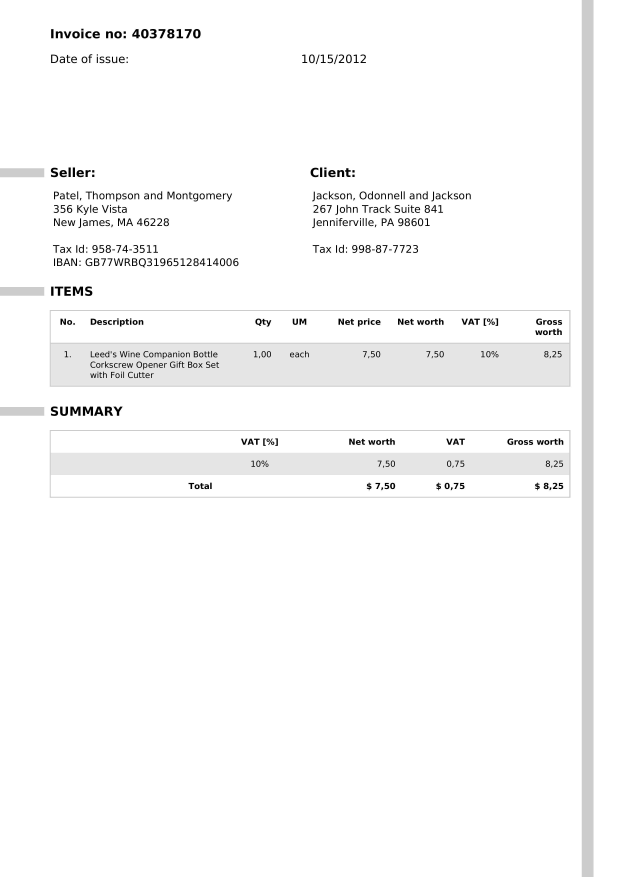
#> input picture data/images/inv_000.png, 2481 x 3508 px (shown at 1/4 size)
$ python -i ocr.py   (imports and definitions only)
#> lines starting #> are read from the running program, lines starting #| are printed output that depends on the picture; after the words box and inside, x2 and y2 are one past the last pixel; in counts of white or black regions, pixels touching at a corner belong together
"""OCR with Tesseract: preprocessing, text extraction and word-level confidence."""
from __future__ import annotations

import logging
from dataclasses import dataclass
from statistics import mean

import cv2
import numpy as np
import pytesseract
from PIL import Image
from pytesseract import Output

logger = logging.getLogger(__name__)


@dataclass
class OCRResult:
    text: str
    mean_confidence: float | None  # 0-100, None if no words were found
    word_count: int


def configure_tesseract(cmd: str | None) -> None:
    if cmd:
        pytesseract.pytesseract.tesseract_cmd = cmd


def _estimate_skew(binary_inv: np.ndarray) -> float:
    """Find the small rotation angle (degrees) that makes text rows most 'peaky'."""
    scale = 600 / max(binary_inv.shape[1], 1)
    small = cv2.resize(binary_inv, None, fx=scale, fy=scale, interpolation=cv2.INTER_AREA)
    h, w = small.shape
    centre = (w / 2, h / 2)
    best_angle, best_score = 0.0, -1.0
    for angle in np.arange(-5.0, 5.01, 0.5):
        matrix = cv2.getRotationMatrix2D(centre, float(angle), 1.0)
        rotated = cv2.warpAffine(small, matrix, (w, h), flags=cv2.INTER_NEAREST)
        score = float(np.var(rotated.sum(axis=1)))
        if score > best_score:
            best_angle, best_score = float(angle), score
    return best_angle


def preprocess(image: Image.Image) -> np.ndarray:
    """Grayscale -> upscale small images -> denoise -> deskew -> binarise (Otsu)."""
    gray = cv2.cvtColor(np.array(image.convert("RGB")), cv2.COLOR_RGB2GRAY)

    height, width = gray.shape
    if max(height, width) < 1600:
        factor = min(2.0, 1600 / max(height, width))
        gray = cv2.resize(gray, None, fx=factor, fy=factor, interpolation=cv2.INTER_CUBIC)

    gray = cv2.GaussianBlur(gray, (3, 3), 0)
    _, binary = cv2.threshold(gray, 0, 255, cv2.THRESH_BINARY + cv2.THRESH_OTSU)

    angle = _estimate_skew(255 - binary)
    if abs(angle) >= 0.5:
        h, w = binary.shape
        matrix = cv2.getRotationMatrix2D((w / 2, h / 2), angle, 1.0)
        binary = cv2.warpAffine(
            binary, matrix, (w, h), flags=cv2.INTER_CUBIC, borderMode=cv2.BORDER_REPLICATE
        )
    return binary


def run_ocr(image: Image.Image, config: str = "--oem 3 --psm 6") -> OCRResult:
    """Run Tesseract on one page and return text + mean word confidence."""
    processed = preprocess(image)
    data = pytesseract.image_to_data(processed, config=config, output_type=Output.DICT)

    lines: dict[tuple[int, int, int], list[str]] = {}
    confidences: list[float] = []
    for i, word in enumerate(data["text"]):
        word = word.strip()
        if not word:
            continue
        key = (data["block_num"][i], data["par_num"][i], data["line_num"][i])
        lines.setdefault(key, []).append(word)
        try:
            conf = float(data["conf"][i])
        except (TypeError, ValueError):
            continue
        if conf >= 0:
            confidences.append(conf)

    text = "\n".join(" ".join(words) for _, words in sorted(lines.items()))
    return OCRResult(
        text=text,
        mean_confidence=round(mean(confidences), 1) if confidences else None,
        word_count=sum(len(w) for w in lines.values()),
    )


def run_ocr_pages(images: list[Image.Image], config: str = "--oem 3 --psm 6") -> OCRResult:
    """OCR several pages and merge the results."""
    results = [run_ocr(img, config) for img in images]
    confs = [r.mean_confidence for r in results if r.mean_confidence is not None]
    return OCRResult(
        text="\n\n".join(r.text for r in results),
        mean_confidence=round(mean(confs), 1) if confs else None,
        word_count=sum(r.word_count for r in results),
    )

>>> from PIL import Image
>>> picture = Image.open('../data/images/inv_000.png')
#> picture is the input picture: PIL image 2481x3508 RGB; min 0, max 255, mean 249
>>> result = preprocess(picture)
#> in preprocess, `_, binary = cv2.threshold(gray, 0, 255, cv2.THRESH_BINARY + cv2.THRESH..`:
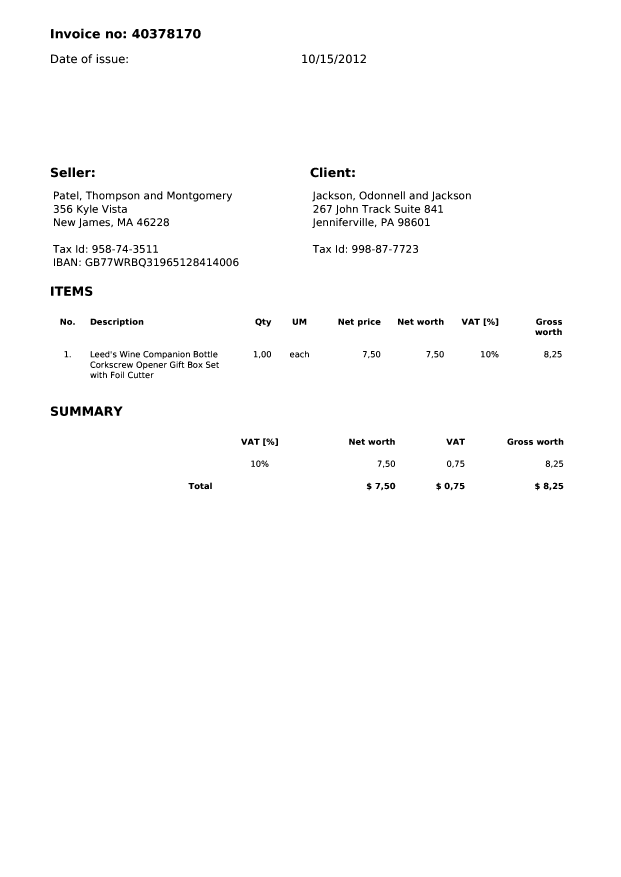
#> binary: shape (3508, 2481) (shown at 1/4 size); 98.7% white; 476 black regions (10 under 20 px), largest, box (x1, y1, x2, y2) and area: (281, 1626, 322, 1663) 1052, (291, 1146, 332, 1183) 1051, (331, 1626, 372, 1663) 1051
#> in _estimate_skew, `small = cv2.resize(binary_inv, None, fx=scale, fy=scale, interpolation..`:
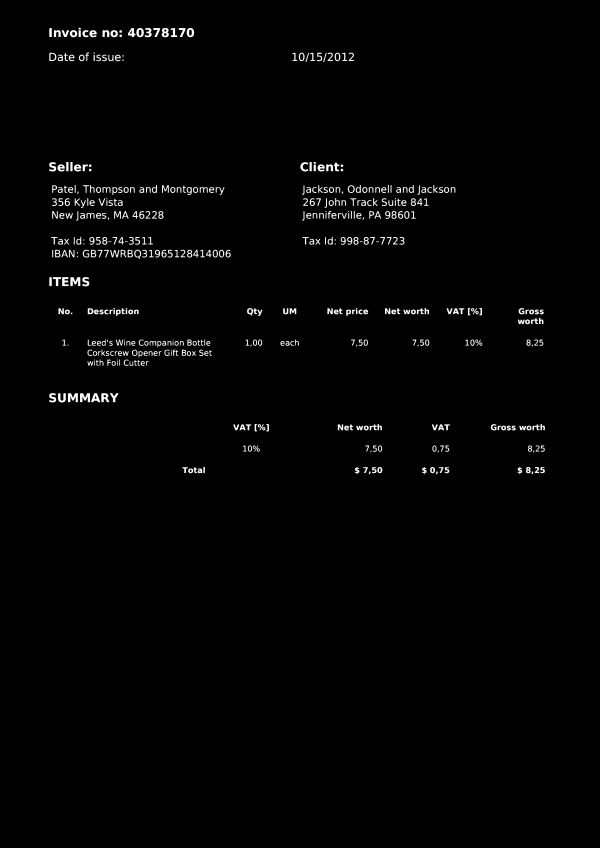
#> small: shape (848, 600); min 0, max 255, mean 3.4
#> in _estimate_skew, `small = cv2.resize(binary_inv, None, fx=scale, fy=scale, interpolation..`:
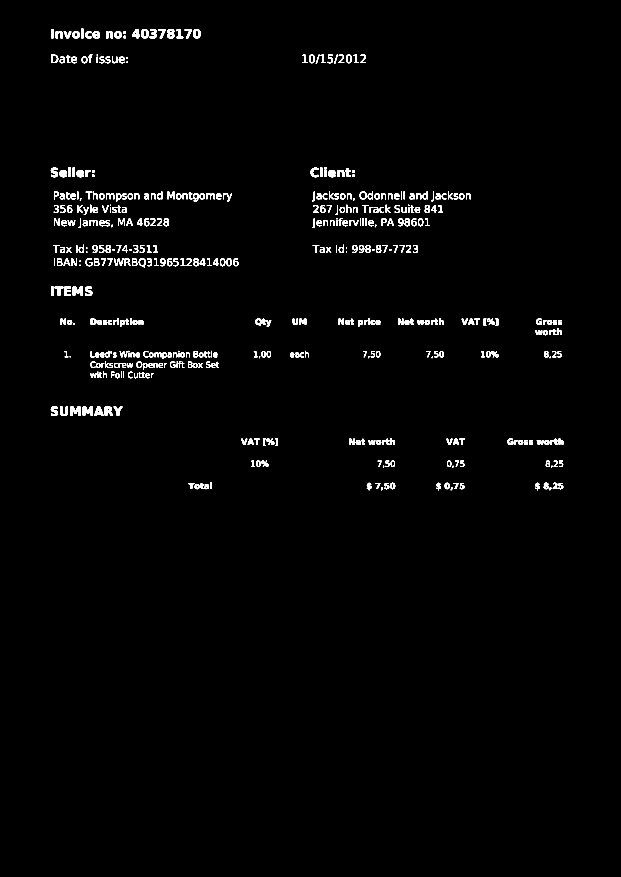
#> binary_inv: shape (3508, 2481) (shown at 1/4 size); 1.3% white; 476 white regions (10 under 20 px), largest, box (x1, y1, x2, y2) and area: (281, 1626, 322, 1663) 1052, (291, 1146, 332, 1183) 1051, (331, 1626, 372, 1663) 1051
#> the loop in _estimate_skew, `for angle in np.arange(-5.0, 5.01, 0.5):` made 21 passes
#> (score, best_angle, best_score) on passes 1 to 11: (10976864.7, -5, 10976864.7), (11239539.6, -4.5, 11239539.6), (11513627.1, -4, 11513627.1), (12215177.6, -3.5, 12215177.6), (13377644.2, -3, 13377644.2), (14298468.6, -2.5, 14298468.6), (14969703.7, -2, 14969703.7), (16165729.2, -1.5, 16165729.2), (19027084.5, -1, 19027084.5), (24080494, -0.5, 24080494), (28873008.3, 0, 28873008.3)
#> score on passes 12 to 17: 23791632.3, 18746953.5, 15277791.9, 13453905.3, 12677469.8, 12070799.5
#> pass 1, in _estimate_skew, `rotated = cv2.warpAffine(small, matrix, (w, h), flags=cv2.INTER_NEAREST)`:
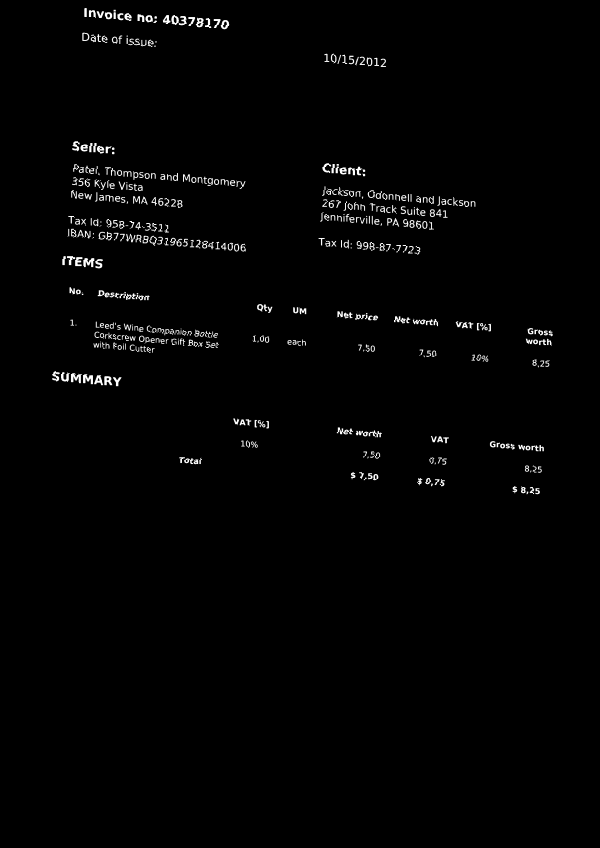
#> rotated: shape (848, 600); min 0, max 255, mean 3.4
#> pass 2, in _estimate_skew, `rotated = cv2.warpAffine(small, matrix, (w, h), flags=cv2.INTER_NEAREST)`:
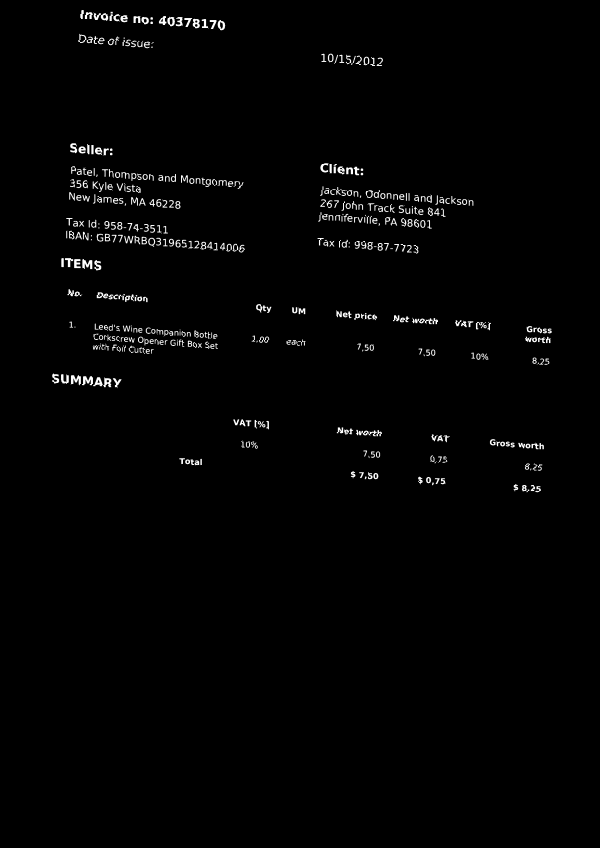
#> rotated: shape (848, 600); min 0, max 255, mean 3.4
#> pass 3, in _estimate_skew, `rotated = cv2.warpAffine(small, matrix, (w, h), flags=cv2.INTER_NEAREST)`:
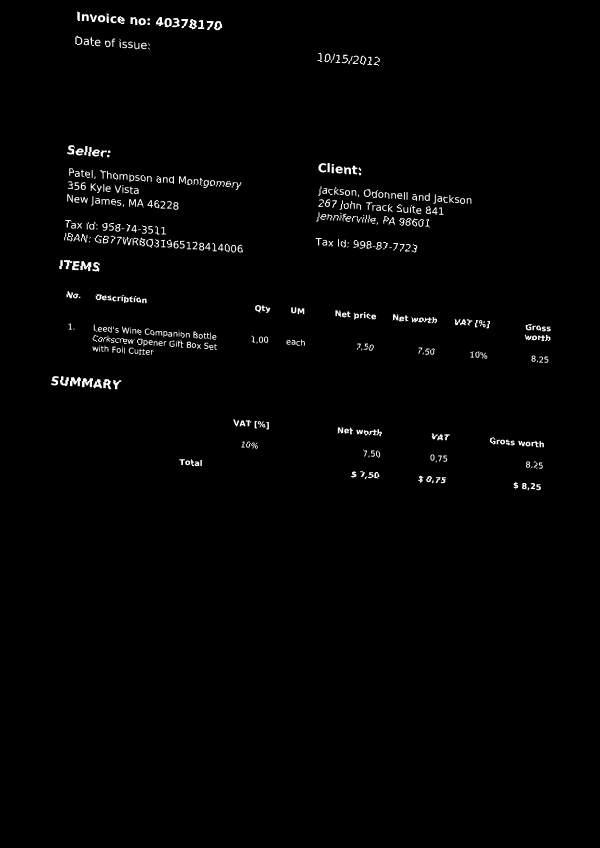
#> rotated: shape (848, 600); min 0, max 255, mean 3.4
#> after the loop in _estimate_skew, `for angle in np.arange(-5.0, 5.01, 0.5):`: best_angle = 0; best_score = 28873008.3
#> in preprocess, `angle = _estimate_skew(255 - binary)`: angle = 0

$ run again, on data/images/inv_001.png
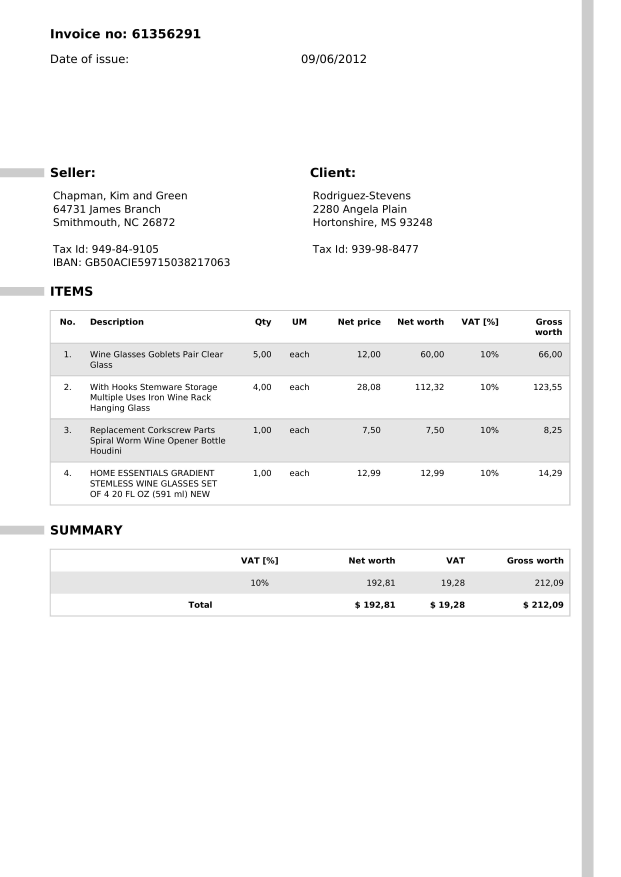
#> input picture data/images/inv_001.png, 2481 x 3508 px (shown at 1/4 size)
#> picture is the input picture: PIL image 2481x3508 RGB; min 0, max 255, mean 247
#> in preprocess, `_, binary = cv2.threshold(gray, 0, 255, cv2.THRESH_BINARY + cv2.THRESH..`:
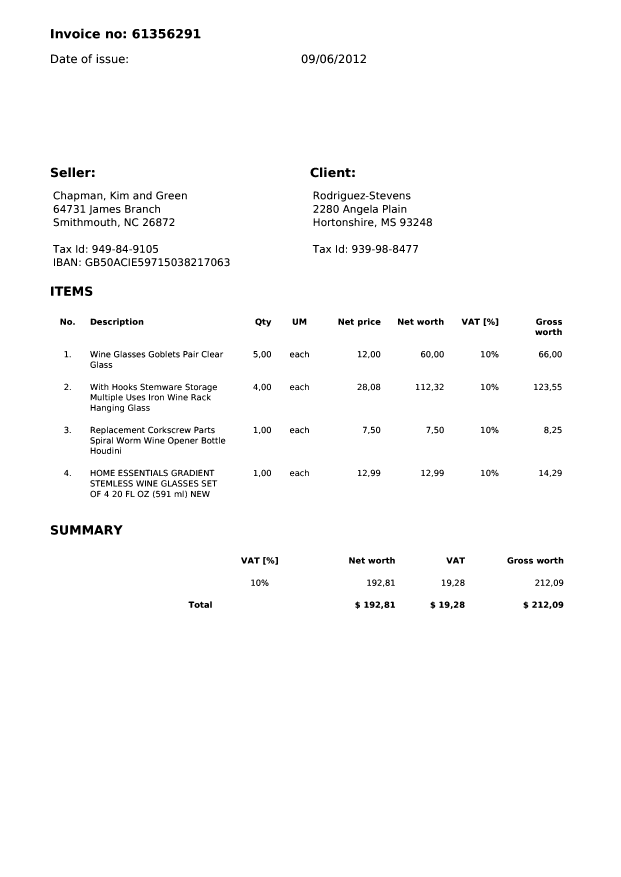
#> binary: shape (3508, 2481) (shown at 1/4 size); 98.2% white; 713 black regions (19 under 20 px), largest, box (x1, y1, x2, y2) and area: (291, 1146, 332, 1183) 1053, (281, 2101, 322, 2138) 1053, (331, 2101, 372, 2138) 1051
#> the loop in _estimate_skew, `for angle in np.arange(-5.0, 5.01, 0.5):` made 21 passes
#> (score, best_angle, best_score) on passes 1 to 8: (11114282.8, -5, 11114282.8), (11582603.6, -4.5, 11582603.6), (12432377.4, -4, 12432377.4), (13805460.8, -3.5, 13805460.8), (15322496.6, -3, 15322496.6), (16279112.3, -2.5, 16279112.3), (17466127.9, -2, 17466127.9), (19351214.9, -1.5, 19351214.9)
#> pass 3, in _estimate_skew, `rotated = cv2.warpAffine(small, matrix, (w, h), flags=cv2.INTER_NEAREST)`:
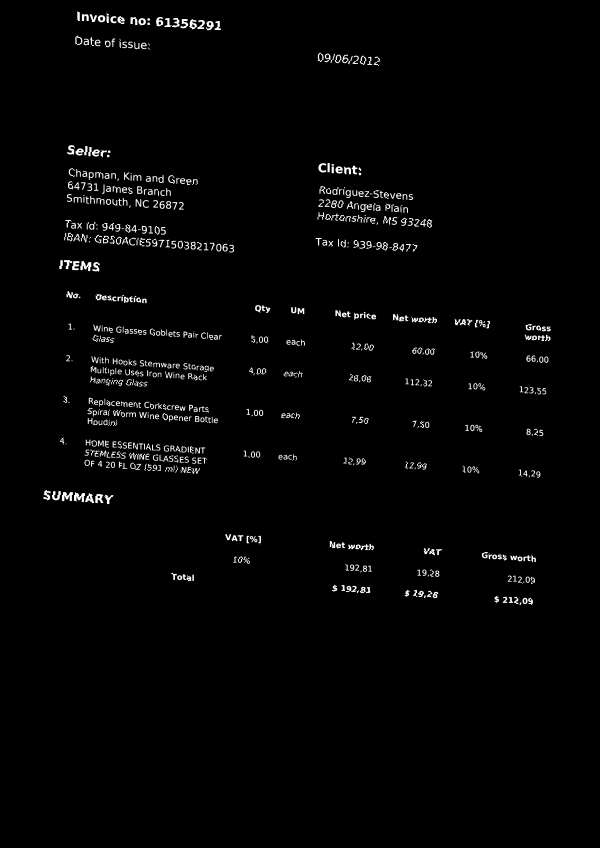
#> rotated: shape (848, 600); min 0, max 255, mean 4.5
#> after the loop in _estimate_skew, `for angle in np.arange(-5.0, 5.01, 0.5):`: best_angle = 0; best_score = 35691332.1
#> angle = 0
